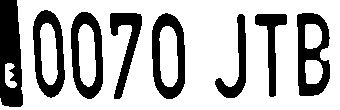
#> input picture images/segmentation/0070JTB_segmentation.jpg, 340 x 110 px, found by its file name; its folder holds 5 pictures in this run
$ jupyter execute --allow-errors OCR.ipynb   (shell and % lines are left out)
#> lines starting #> are read from the running program, lines starting #| are printed output that depends on the picture; after the words box and inside, x2 and y2 are one past the last pixel; in counts of white or black regions, pixels touching at a corner belong together
# Split characters in image

[cell 1]
from typing import Text, List, Tuple, Optional
from numbers import Number

import os
from pathlib import Path

import numpy as np
import cv2
from scipy.signal import convolve
from PIL import Image
import skimage

import matplotlib.pyplot as plt

[cell 2]
def normalize(data: np.array) -> np.array:
    return (data - data.min())/(data.max()-data.min())

def load_image(path: Text, norm = True) -> np.array:
#> called with norm = True
    image = cv2.imread(str(path), cv2.IMREAD_GRAYSCALE)
#> image is the input picture: shape (110, 340); min 0, max 255, mean 183
    if norm:
        image = normalize(image)
    return image

def show_image(image: np.array, keypoints: Optional[List[Tuple[Number]]] = None, title: Optional[Text] = "", figsize: Optional[Tuple[Number]] = (12,4)):
    fig, ax = plt.subplots(figsize=figsize)
    plt.title(title)
    ax.imshow(image, cmap="gray")
    if keypoints:
        left_kp = [kp[0] for kp in keypoints]
        right_kp = [kp[1] for kp in keypoints]
        ax.vlines(x = left_kp, ymin=0, ymax=image.shape[0] - 1, color = 'r')
        ax.vlines(x = right_kp, ymin=0, ymax=image.shape[0] - 1, color = 'g')
    plt.show()

def show_signal(signal: np.array, title: Optional[Text] = "", figsize: Optional[Tuple[Number]] = (12,4)) -> np.array:
    plt.figure(figsize=figsize)
    plt.title(title)
    plt.plot(signal)
    plt.show()

def image2signal(image: np.array, axis = 0) -> np.array:
    return image.mean(axis=axis)

def binarize_signal(signal: np.array,  threshold = 0.9) -> np.array:
    return (signal > threshold).astype(np.uint8)

def get_crop_keypoints(signal: np.array, kp = 8, padding = 0) -> List[Tuple[Number]]:
    kernel_left = [-1, 1]
    kernel_right = [1, -1]
    signal_diff_left = convolve(signal, kernel_left)
    signal_diff_right = convolve(signal, kernel_right)

    # 8 keypoints to detect 7 elements
    # filter extreme points
    left_kp = np.argpartition(signal_diff_left, -kp)[-kp:]
    left_kp = left_kp - padding
    left_kp[left_kp < 0] = 0
    left_kp = sorted(left_kp)[:-1]
    right_kp = np.argpartition(signal_diff_right, -kp)[-kp:]
    right_kp = right_kp + padding
    right_kp[right_kp > len(signal)] = len(signal)
    right_kp = sorted(right_kp)[1:]

    return list(map(lambda x: tuple(x), zip(left_kp, right_kp)))

def get_cropped_images(image: np.array, crop_keypoints: List[Tuple[Number]]) -> List[np.array]:
    return [image[:, kp[0]:kp[1]] for kp in crop_keypoints]

def get_characters_from_plate(image: np.array, threshold = 0.9, padding = 0) -> List[np.array]:
    raw_signal = image2signal(image)
    binary_signal = binarize_signal(raw_signal, threshold)
    crop_kp = get_crop_keypoints(binary_signal, padding)
    character_image_list = get_cropped_images(image, crop_kp)
    return character_image_list

[cell 3]
segmented_path = Path("images/segmentation")

for segmented_file in os.listdir(segmented_path):

    image_file = segmented_path / segmented_file
    plate = segmented_file.split("_")[0]
    char_list = [c for c in plate]

    print(f"{segmented_file} --> {plate}")

    image = load_image(image_file)
    raw_signal = image2signal(image)
#> raw_signal = 340 values, max 1 at index 24, min 0.0369 at index 4, mean 0.718
    binary_signal = binarize_signal(raw_signal, threshold=0.95)
#> binary_signal = 340 values, max 1 at index 23, min 0 at index 0, mean 0.274
    padding =0
    crop_kp = get_crop_keypoints(binary_signal, padding)
#> in get_crop_keypoints, `signal_diff_left = convolve(signal, kernel_left)`: signal_diff_left = 341 values, max 1 at index 33, min -1 at index 23, mean 0
#> in get_crop_keypoints, `signal_diff_right = convolve(signal, kernel_right)`: signal_diff_right = 341 values, max 1 at index 23, min -1 at index 33, mean 0
#> in get_crop_keypoints, `left_kp = np.argpartition(signal_diff_left, -kp)[-kp:]`: left_kp = 341 values, max 340 at index 340, min 0 at index 23, mean 170
#> in get_crop_keypoints, `left_kp = sorted(left_kp)[:-1]`: left_kp = 340 values from 0 to 339
#> in get_crop_keypoints, `right_kp = np.argpartition(signal_diff_right, -kp)[-kp:]`: right_kp = 341 values, max 340 at index 340, min 0 at index 33, mean 170
#> in get_crop_keypoints, `right_kp = sorted(right_kp)[1:]`: right_kp = 340 values from 1 to 340
#> crop_kp = 340 pairs, first value 0 to 339, second value 1 to 340

    character_image_list = get_cropped_images(image, crop_kp)
#> character_image_list = 340 items
#> pass 2 of the loop `for segmented_file in os.listdir(segmented_path):`:
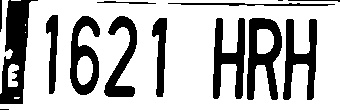
#> input picture images/segmentation/1621HRH_segmentation.jpg, 340 x 110 px, found by its file name
#> in load_image, image is the input picture: shape (110, 340); min 0, max 255, mean 183.9
#> raw_signal = 340 values, max 1 at index 39, min 0.0554 at index 21, mean 0.721
#> binary_signal = 340 values, max 1 at index 29, min 0 at index 0, mean 0.356
#> pass 3 of the loop `for segmented_file in os.listdir(segmented_path):`:
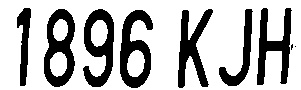
#> input picture images/segmentation/1896KJH_segmentation.jpg, 301 x 90 px, found by its file name
#> in load_image, image is the input picture: shape (90, 301); min 0, max 255, mean 181.8
#> raw_signal = 301 values, max 1 at index 0, min 0.135 at index 24, mean 0.713
#> binary_signal = 301 values, max 1 at index 0, min 0 at index 17, mean 0.302
#> crop_kp = 301 pairs, first value 0 to 300, second value 1 to 301
#> character_image_list = 301 items
#> the loop made 5 passes; the first 3 are shown

    # [19 lines of commented-out code are left out]

# TEST ZONE

[cell 4]
def plotImg(img):
    if len(img.shape) == 2:
        plt.imshow(img, cmap='gray')
        plt.show()
    else:
        plt.imshow(cv2.cvtColor(img, cv2.COLOR_BGR2RGB))
        plt.show()

[cell 5]
image_file = "/home/gerard/PycharmProjects/mapsv-anpr/images/segmentation/"
image_list = [image_file + f for f in os.listdir(image_file)]
#> image_list = 5 items
for image_path in image_list:
    text = image_file.split("_")[0]

    image = load_image(image_path, norm=False)

    binary_img = cv2.adaptiveThreshold(image, 255, cv2.ADAPTIVE_THRESH_GAUSSIAN_C,
                                    cv2.THRESH_BINARY_INV, 131, 15)
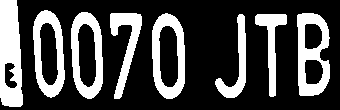
#> binary_img: shape (110, 340); 28.2% white; 8 white regions, largest, box (x1, y1, x2, y2) and area: (0, 0, 23, 107) 1963, (297, 13, 330, 96) 1580, (152, 13, 185, 99) 1443
    plotImg(binary_img)
    _, _, boxes, _ = cv2.connectedComponentsWithStats(binary_img)
#> boxes = [[0, 0, 340, 110, 26849], [0, 0, 23, 107, 1963], [33, 10, 32, 88, 1364], [71, 12, 32, 87, 1406], [110, 13, 32, 86, 1067], [152, 13, 33, 86, 1443], [297, 13, 33, 83, 1580], [215, 14, 31, 84, 849], [255, 14, 32, 83, 879]]
    # first box is the background
    boxes = boxes[1:]
#> boxes = [[0, 0, 23, 107, 1963], [33, 10, 32, 88, 1364], [71, 12, 32, 87, 1406], [110, 13, 32, 86, 1067], [152, 13, 33, 86, 1443], [297, 13, 33, 83, 1580], [215, 14, 31, 84, 849], [255, 14, 32, 83, 879]]
    filtered_boxes = []
    for x,y,w,h,pixels in boxes:
        if pixels < 10000 and h < 200 and w < 200 and h > 10 and w > 10:
            filtered_boxes.append((x,y,w,h))
#> this loop made 8 passes
#> after the loop, filtered_boxes = [(0, 0, 23, 107), (33, 10, 32, 88), (71, 12, 32, 87), (110, 13, 32, 86), (152, 13, 33, 86), (297, 13, 33, 83), (215, 14, 31, 84), (255, 14, 32, 83)]

    for x,y,w,h in filtered_boxes:
        cv2.rectangle(image, (x,y), (x+w,y+h), (0,0,255),2)
#> this loop made 8 passes
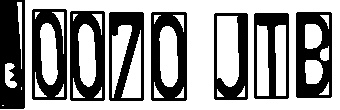
#> image: shape (110, 340); 12.54% of pixels changed, all inside (x1, y1, x2, y2) = (0, 0, 332, 109)

    plotImg(image)
#> pass 2 of the loop `for image_path in image_list:`:
#> `binary_img = cv2.adaptiveThreshold(image, 255, cv2.ADAPTIVE_THRESH_GAU..`:
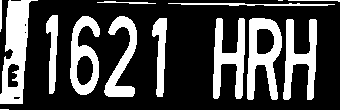
#> binary_img: shape (110, 340); 27.9% white; 14 white regions (2 under 20 px), largest, box (x1, y1, x2, y2) and area: (0, 0, 38, 104) 2009, (247, 18, 282, 100) 1551, (283, 19, 317, 100) 1360
#> `_, _, boxes, _ = cv2.connectedComponentsWithStats(binary_img)`: boxes = 15 rows, first 6: [0, 0, 340, 110, 26980], [0, 0, 2, 32, 61], [0, 0, 38, 104, 2009], [97, 1, 59, 3, 90], [278, 0, 5, 1, 5], [288, 0, 52, 2, 54]
#> `boxes = boxes[1:]`: boxes = 14 rows, first 6: [0, 0, 2, 32, 61], [0, 0, 38, 104, 2009], [97, 1, 59, 3, 90], [278, 0, 5, 1, 5], [288, 0, 52, 2, 54], [168, 3, 167, 3, 319]
#> the loop `for x,y,w,h,pixels in boxes:` made 14 passes
#> after the loop `for x,y,w,h,pixels in boxes:`: filtered_boxes = [(0, 0, 38, 104), (46, 15, 12, 79), (70, 16, 30, 79), (104, 16, 33, 81), (152, 18, 15, 79), (213, 18, 32, 81), (247, 18, 35, 82), (283, 19, 34, 81)]
#> the loop `for x,y,w,h in filtered_boxes:` made 8 passes
#> after the loop `for x,y,w,h in filtered_boxes:`:
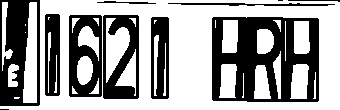
#> image: shape (110, 340); 11.66% of pixels changed, all inside (x1, y1, x2, y2) = (0, 0, 319, 106)
#> pass 3 of the loop `for image_path in image_list:`:
#> `binary_img = cv2.adaptiveThreshold(image, 255, cv2.ADAPTIVE_THRESH_GAU..`:
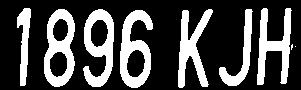
#> binary_img: shape (90, 301); 28.7% white; 9 white regions (2 under 20 px), largest, box (x1, y1, x2, y2) and area: (120, 10, 153, 88) 1347, (44, 9, 75, 87) 1317, (83, 9, 114, 87) 1275
#> `_, _, boxes, _ = cv2.connectedComponentsWithStats(binary_img)`: boxes = [[0, 0, 301, 90, 19316], [17, 8, 14, 78, 609], [44, 9, 31, 78, 1317], [83, 9, 31, 78, 1275], [178, 9, 35, 79, 1230], [219, 9, 34, 77, 757], [257, 8, 35, 77, 1229], [120, 10, 33, 78, 1347], [291, 44, 2, 6, 9], [295, 46, 1, 1, 1]]
#> `boxes = boxes[1:]`: boxes = [[17, 8, 14, 78, 609], [44, 9, 31, 78, 1317], [83, 9, 31, 78, 1275], [178, 9, 35, 79, 1230], [219, 9, 34, 77, 757], [257, 8, 35, 77, 1229], [120, 10, 33, 78, 1347], [291, 44, 2, 6, 9], [295, 46, 1, 1, 1]]
#> the loop `for x,y,w,h,pixels in boxes:` made 9 passes
#> after the loop `for x,y,w,h,pixels in boxes:`: filtered_boxes = [(17, 8, 14, 78), (44, 9, 31, 78), (83, 9, 31, 78), (178, 9, 35, 79), (219, 9, 34, 77), (257, 8, 35, 77), (120, 10, 33, 78)]
#> the loop `for x,y,w,h in filtered_boxes:` made 7 passes
#> after the loop `for x,y,w,h in filtered_boxes:`:
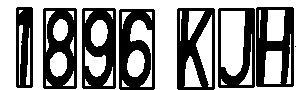
#> image: shape (90, 301); 15.48% of pixels changed, all inside (x1, y1, x2, y2) = (16, 7, 294, 90)
#> the loop made 5 passes; the first 3 are shown

[cell 6]
image_file = "/home/gerard/PycharmProjects/mapsv-anpr/images/segmentation/4894JHK_segmentation.jpg"
text = image_file.split("_")[0]
image_path = Path("images/segmentation") / image_file

image = load_image(image_path)
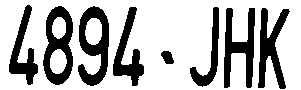
#> input picture images/segmentation/4894JHK_segmentation.jpg, 301 x 90 px, found by its file name
#> in load_image, image is the input picture: shape (90, 301); min 0, max 255, mean 182.8
#> (the rest of this cell did not finish here and is left out)

[cell 7]
image_file = "0123456789.png" #6837JSG
text = image_file.split("_")[0]
image_path = Path("images/cluster/digits") / image_file

#> (the rest of this cell did not finish here and is left out)

# OCR model

## First idea - Use car plate dataset to train ocr model

[cell 8]
import pandas as pd

import xml.etree.ElementTree as ET
from tqdm import tqdm

[cell 9]
filenames = []
images = []

size_props = {
    'height':[],
    'width':[]
}

bounding_box_props = {
    'xmin':[],
    'ymin':[],
    'xmax':[],
    'ymax':[]
}

[cell 10]
images_path = 'images/ocr/archive/images/'
annotations_path = 'images/ocr/archive/annotations/'
images_list = sorted(os.listdir(images_path))
#> (the rest of this cell did not finish here and is left out)

[cell 11]
df = pd.DataFrame({
    'file':filenames,
    'image':images,
    'width':size_props['width'],
    'height':size_props['height'],
    'xmin':bounding_box_props['xmin'],
    'ymin':bounding_box_props['ymin'],
    'xmax':bounding_box_props['xmax'],
    'ymax':bounding_box_props['ymax']
})

[cell 12]
df.head()

[cell 13]
df[["xmin", "ymin", "xmax", "ymax"]].values

[cell 14]
n_break = 1
for image_file, (xmin, ymin, xmax, ymax) in zip(df["image"].values, df[["xmin", "ymin", "xmax", "ymax"]].values):
    image = load_image(image_file)
    crop_image = image[ymin:ymax, xmin:xmax]
    show_image(crop_image)
    n_break += 1
    if n_break > 2:
        break

#> (a cell that did not finish here is left out)

#> (a cell that did not finish here is left out)

## Second idea - Use EMNIST dataset and cluster

[cell 17]
from emnist import list_datasets
list_datasets()
#> (this line was passed over: emnist is not available in this run)
